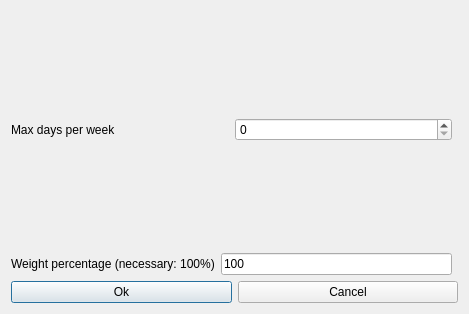
<?xml version="1.0" encoding="UTF-8"?>
<ui version="4.0">
 <class>ModifyConstraintStudentsMaxRealDaysPerWeekForm_template</class>
 <widget class="QDialog" name="ModifyConstraintStudentsMaxRealDaysPerWeekForm_template">
  <property name="geometry">
   <rect>
    <x>0</x>
    <y>0</y>
    <width>469</width>
    <height>314</height>
   </rect>
  </property>
  <property name="windowTitle">
   <string extracomment="This is the title of the dialog to modify a constraint of this type">Modify students max real days per week</string>
  </property>
  <layout class="QGridLayout">
   <item row="1" column="0">
    <layout class="QHBoxLayout">
     <item>
      <widget class="QLabel" name="maxDaysTextLabel">
       <property name="frameShape">
        <enum>QFrame::NoFrame</enum>
       </property>
       <property name="frameShadow">
        <enum>QFrame::Plain</enum>
       </property>
       <property name="text">
        <string>Max days per week</string>
       </property>
       <property name="wordWrap">
        <bool>false</bool>
       </property>
      </widget>
     </item>
     <item>
      <widget class="QSpinBox" name="maxDaysSpinBox"/>
     </item>
    </layout>
   </item>
   <item row="2" column="0">
    <spacer name="spacer7">
     <property name="orientation">
      <enum>Qt::Vertical</enum>
     </property>
     <property name="sizeType">
      <enum>QSizePolicy::Expanding</enum>
     </property>
     <property name="sizeHint" stdset="0">
      <size>
       <width>20</width>
       <height>31</height>
      </size>
     </property>
    </spacer>
   </item>
   <item row="4" column="0" colspan="2">
    <layout class="QHBoxLayout">
     <item>
      <widget class="QPushButton" name="okPushButton">
       <property name="text">
        <string>Ok</string>
       </property>
      </widget>
     </item>
     <item>
      <widget class="QPushButton" name="cancelPushButton">
       <property name="text">
        <string>Cancel</string>
       </property>
      </widget>
     </item>
    </layout>
   </item>
   <item row="0" column="0">
    <spacer name="spacer8">
     <property name="orientation">
      <enum>Qt::Vertical</enum>
     </property>
     <property name="sizeType">
      <enum>QSizePolicy::Expanding</enum>
     </property>
     <property name="sizeHint" stdset="0">
      <size>
       <width>20</width>
       <height>31</height>
      </size>
     </property>
    </spacer>
   </item>
   <item row="3" column="0">
    <layout class="QHBoxLayout">
     <item>
      <widget class="QLabel" name="weightTextLabel">
       <property name="frameShape">
        <enum>QFrame::NoFrame</enum>
       </property>
       <property name="frameShadow">
        <enum>QFrame::Plain</enum>
       </property>
       <property name="text">
        <string>Weight percentage (necessary: 100%)</string>
       </property>
       <property name="wordWrap">
        <bool>false</bool>
       </property>
      </widget>
     </item>
     <item>
      <widget class="QLineEdit" name="weightLineEdit">
       <property name="text">
        <string notr="true">100</string>
       </property>
      </widget>
     </item>
    </layout>
   </item>
  </layout>
 </widget>
 <layoutdefault spacing="6" margin="11"/>
 <resources/>
 <connections/>
</ui>
